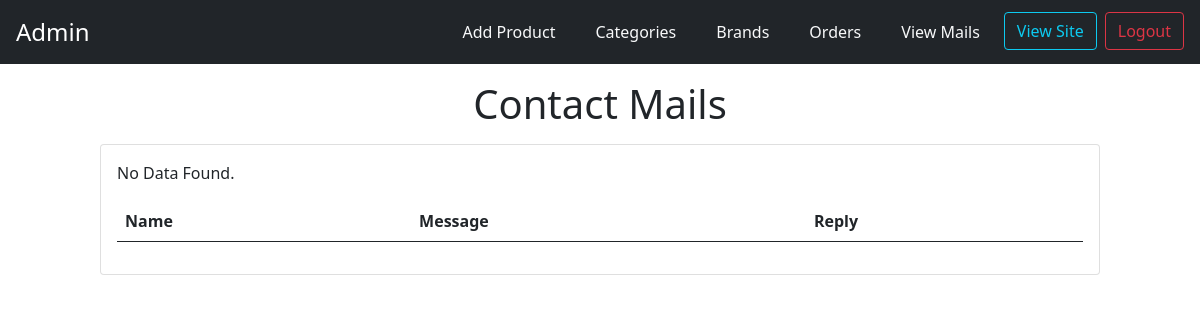
The page /admin/mail.php (signed in) on the database as committed earlier.
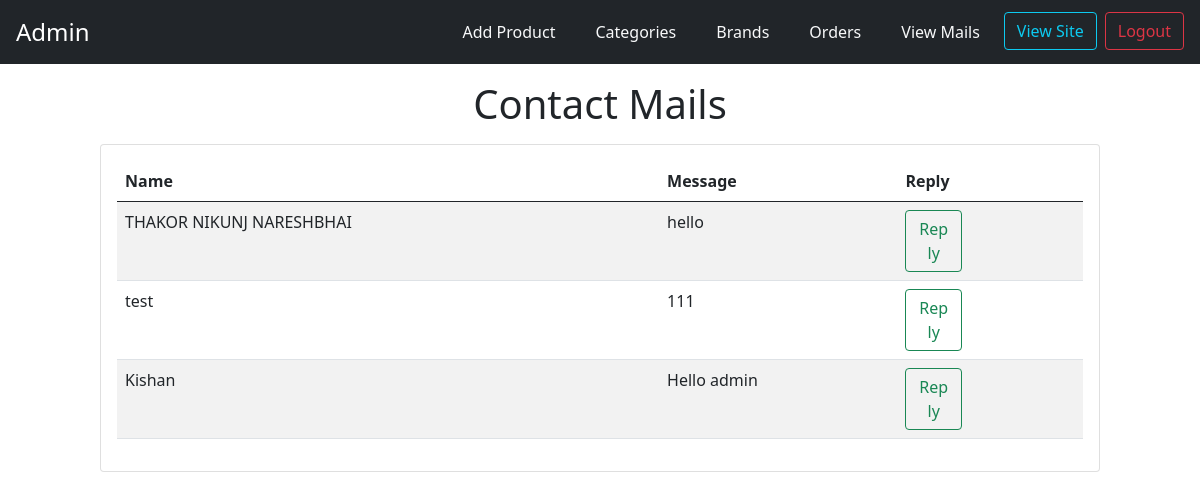
The same page on the database as committed later.
### tables this page shows
CREATE TABLE `contact_us` (
  `contact_id` int(10) PRIMARY KEY,
  `name` varchar(255) NOT NULL,
  `email` varchar(255) NOT NULL,
  `message` varchar(255) NOT NULL
);

### admin/mail.php (the view, shortened to what this page needs)
<?php   include 'top.php';
 ?>
<div>
    <h1 class="text-center my-3">Contact Mails</h1>
</div>
<div class="card col-md-10 col-xl-10 col-sm-11 m-auto" >
  <div class="card-body">
    <table class="table table-striped" >
        <thead>
            <tr>
                <th>Name</th>
                <th>Message</th>
                <th>Reply</th>
            </tr>
        </thead>
        <tbody>
        <?php
          include '../db/db.php';
          $query = "select * from contact_us";
          $result = mysqli_query($conn,$query);
          if (mysqli_num_rows($result) > 0) {
             while($r = mysqli_fetch_assoc($result)){
        ?>
            <tr>
                <td><?= $r['name'] ?></td>
                <td><?= $r['message']?></td>
                <th>
                <a href="#replyMail" class="btn col-md-4 btn-outline-success" data-toggle="modal" data-id="<?= $r['email']?>">Reply </a>
                </th>
            </tr>
            <?php
             }
            }else{
                echo "
                    <tr><p' align='center'> No Data Found.</p></tr>
                ";
            }
            ?>
        </tbody>
    </table>
  </div>
</div>
<?php include 'bottom.php' ?>

### admin/top.php (shortened to what this page needs)
<!DOCTYPE html>
<html lang="en">
<head>
    <link href="https://cdn.jsdelivr.net/npm/bootstrap@5.0.0-beta2/dist/css/bootstrap.min.css" rel="stylesheet">
    <link rel="stylesheet" href="https://cdnjs.cloudflare.com/ajax/libs/font-awesome/4.7.0/css/font-awesome.min.css">
   <link rel="stylesheet" href="../css/style.css">
</head>
<body>
<nav class="navbar navbar-dark bg-dark">
    <div class="container-fluid">
        <a class="navbar-brand fs-4 p-1" href="./home.php">Admin</a>
        <?php
            if (isset($_SESSION['aname'])) {
        ?>
        <ul class="nav text-light  justify-content-end">
            <li class="nav-item p-1 ">
                <a class="nav-link link-light " href="./product.php">Add Product</a>
            </li>
            <li class="nav-item p-1 ">
            <a class="nav-link  link-light" href="./category.php" >Categories</a>
            </li>
            <li class="nav-item p-1 ">
                <a class="nav-link  link-light" href="./brand.php">Brands</a>
            </li>
            <li class="nav-item p-1 ">
                <a class="nav-link  link-light" href="./orders.php">Orders</a>
            </li>
            <li class="nav-item p-1 ">
                <a class="nav-link  link-light" href="./mail.php">View Mails</a>
            </li>
            <li class="nav-item p-1 ">
                  <a class="btn btn-outline-info"  href="../index.php" target="_blank">View Site</a>
            </li>
            <li class="nav-item p-1 ">
                <a class="btn btn-outline-danger" name="logout" href="logout.php">Logout</a>
            </li>
        </ul>
        <?php
            }
        ?>
    </div>
</nav>

### admin/bottom.php (shortened to what this page needs)
</body>
</html>

Rows that differ between the two databases and show on the page:
added contact_us: name "THAKOR NIKUNJ NARESHBHAI", message "hello"
added contact_us: name "test", message "111"
added contact_us: name "Kishan", message "Hello admin"
Other text that changed with them:
text no longer shown: "No Data Found."
